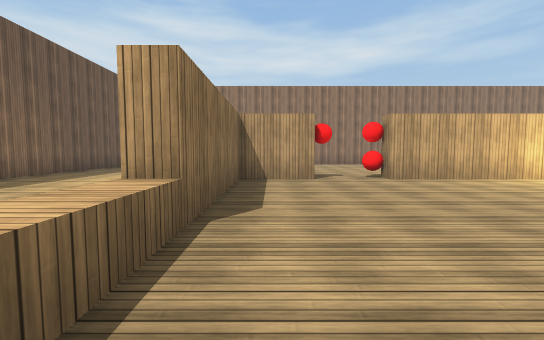
View 1 (above)

20 first-person views from a walk through a Unity game level. The camera is 1.3 m above the floor, tilts 4° down and sees 90° across. Doors are open. The floor is counted in squares, 2 m on a side. Each view is taken from the middle of a square. On the plan, view 1 faces up. The plan holds only what a view shows up to about 9 squares ahead; the rest is blank. The player character is not drawn. Surface patterns are stand-ins for the level's own textures.

View 2
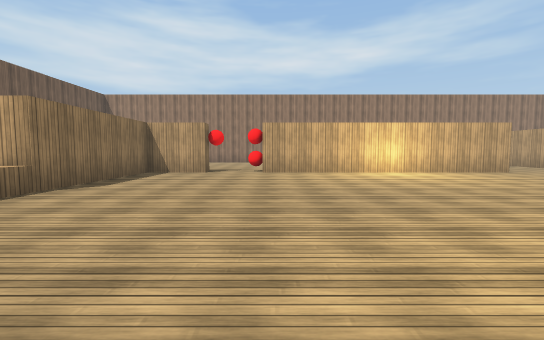

View 3
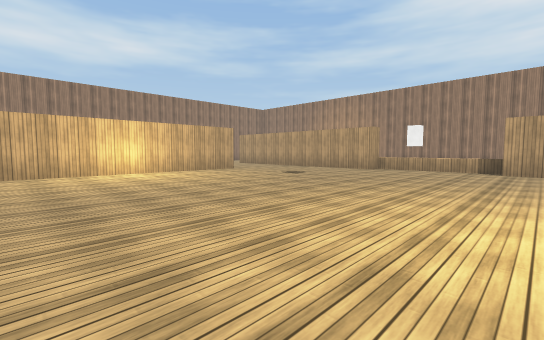

View 4
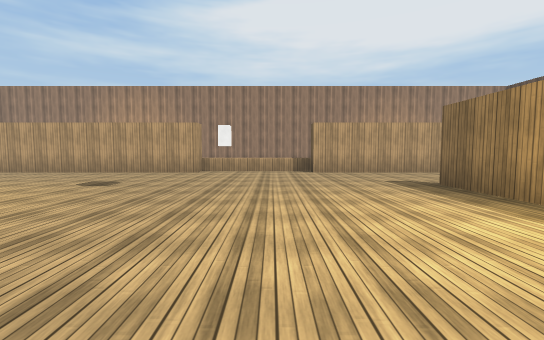

View 5
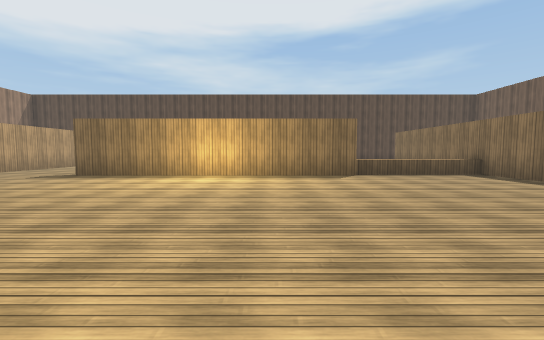

View 6
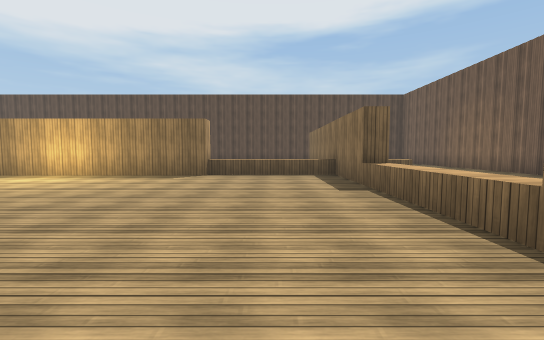

View 7
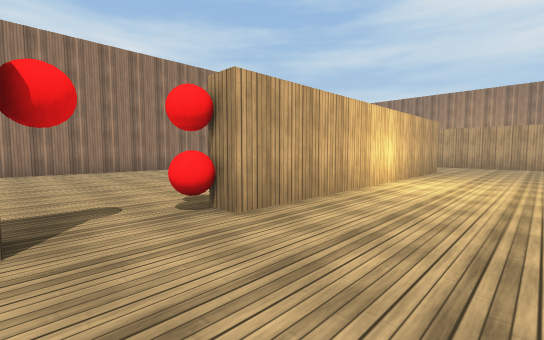

View 8
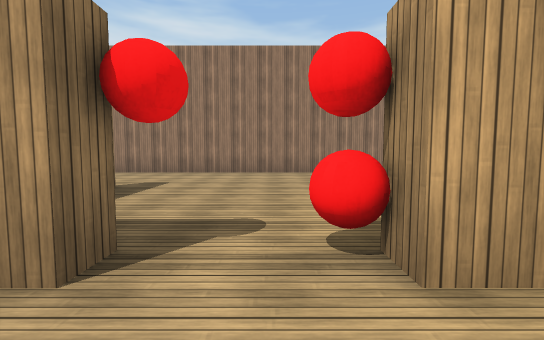

View 9
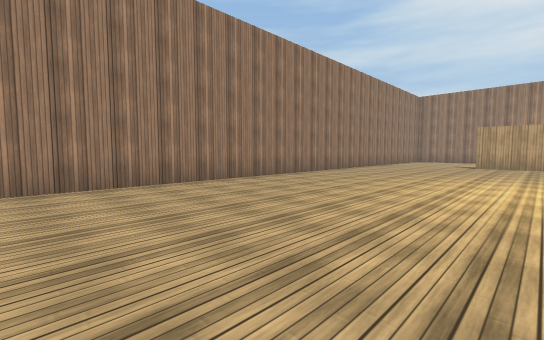

View 10
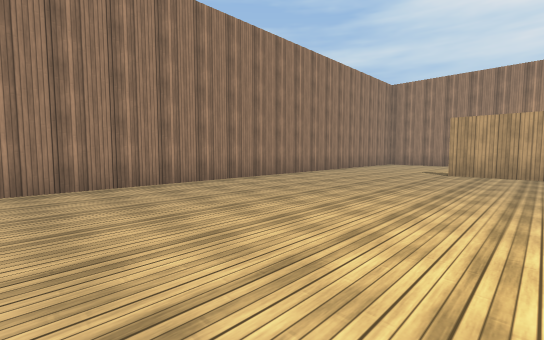

View 11
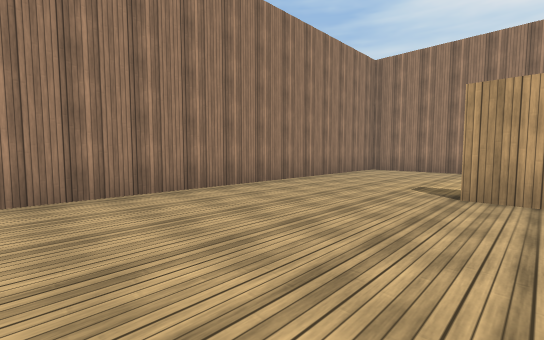

View 12
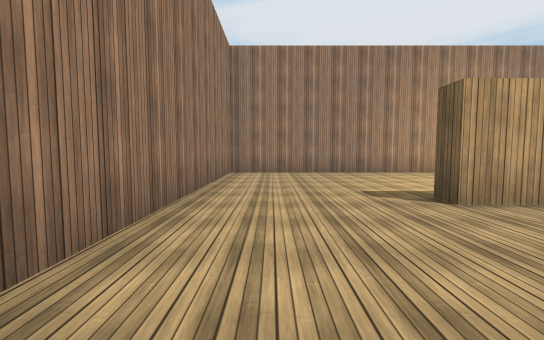

View 13
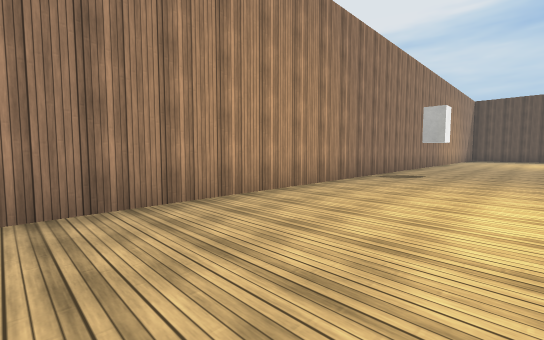

View 14
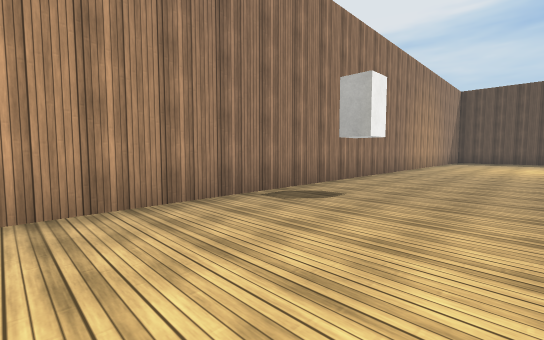

View 15
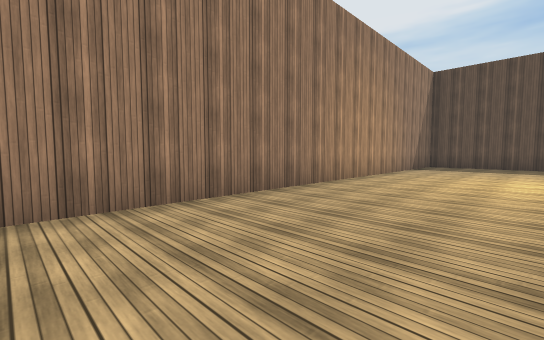

View 16
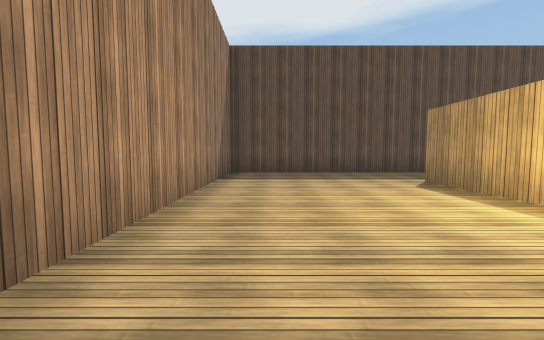

View 17
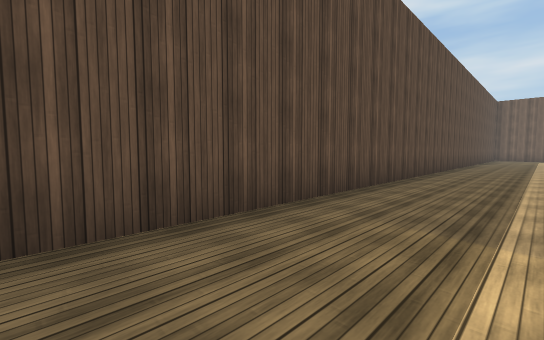

View 18
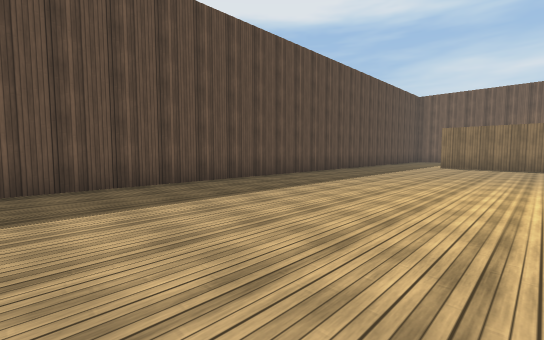

View 19
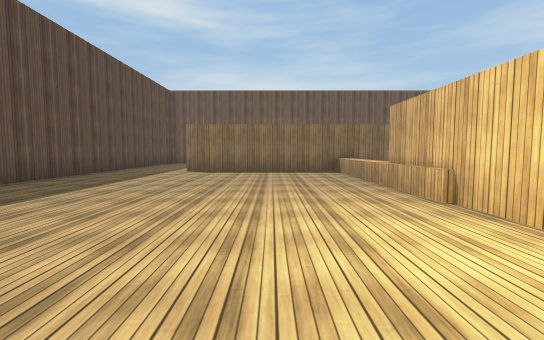

View 20
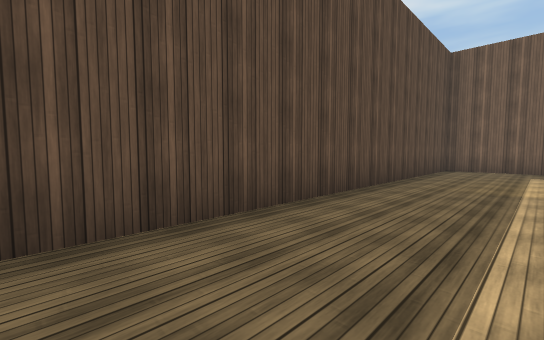

### Floor plan
Ten units are one square. View 1 is at (0, 0); x grows to the right and y downward. Boxes are objects, and circles mark ways between rooms. Rooms are numbered by the first view taken in them; rooms with no view inside come last. Other rooms are left out.
<svg viewBox="-68 -137 255 254">
<path fill="none" stroke="#000" d="M27 38 27 33 102 33M24 37 -8 37M102 -62 27 -62M10 -62 -7 -62 -7 45M137 -22 133 -22 133 -54M133 51 133 13M137 13 137 -22M-8 34 28 34M59 37 24 37M-7 45 -7 88M-12 13 -8 13M133 13 137 13M137 61 137 88M-6 -22 -12 -22M27 -62 27 -68M10 -68 10 -62M133 -54 133 -97 138 -97M-63 32 -63 51M-63 90 -63 112 182 112 182 -132 -29 -132M-63 -90 -63 -61M-29 35 -22 35"/>
<rect x="15" y="-75" width="10" height="10" fill="#bbb"><title>red ball</title></rect>
<circle cx="-10" cy="-5" r="3" fill="#2a7"/>
<circle cx="10" cy="50" r="3" fill="#2a7"/>
<circle cx="120" cy="-63" r="3" fill="#2a7"/>
<circle cx="120" cy="47" r="3" fill="#2a7"/>
<circle cx="13" cy="-63" r="3" fill="#2a7"/>
<circle cx="140" cy="-5" r="3" fill="#2a7"/>
<text x="60" y="-10">1</text>
<text x="60" y="40">2</text>
</svg>
Room 1 opens to room 2.

Where each view was taken, in squares from view 1:
view 1: 0 up, 0 right, facing up
view 2: 2 down, 3 right, facing up
view 3: 2 down, 4 right, facing up-right
view 4: 0 up, 5 right, facing right
view 5: 4 up, 5 right, facing down
view 6: 4 up, 1 right, facing down
view 7: 4 up, 1 right, facing up-right
view 8: 5 up, 2 right, facing up
view 9: 8 up, 1 right, facing up-right
view 10: 8 up, 5 right, facing up-right
view 11: 9 up, 9 right, facing up-right
view 12: 12 up, 10 right, facing right
view 13: 10 up, 15 right, facing down-right
view 14: 6 up, 15 right, facing down-right
view 15: 1 up, 15 right, facing down-right
view 16: 3 down, 17 right, facing down
view 17: 9 down, 16 right, facing down-left
view 18: 6 down, 11 right, facing down-left
view 19: 6 down, 8 right, facing left
view 20: 9 down, 4 right, facing down-left
